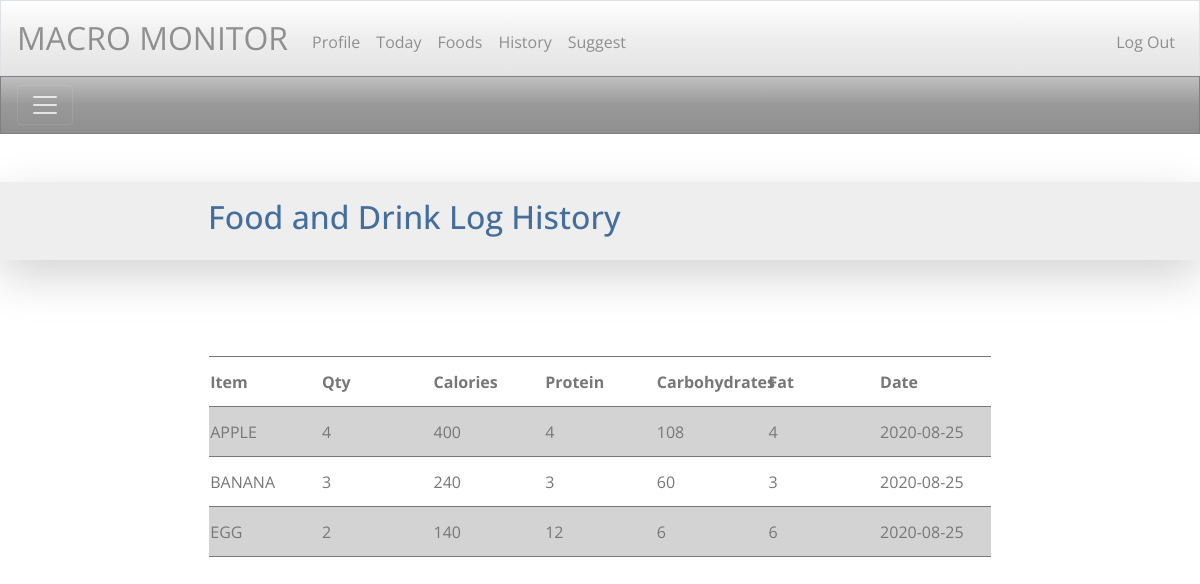
The app's page /history (signed in) with its own data.
### tables this page shows
CREATE TABLE 'log' ( 'entry' INTEGER PRIMARY KEY AUTOINCREMENT NOT NULL, 'food_id' INTEGER NOT NULL, 'qty' INTEGER NOT NULL,'date' DATE NOT NULL DEFAULT CURRENT_TIMESTAMP);

CREATE TABLE 'food' ('food_id' INTEGER PRIMARY KEY AUTOINCREMENT NOT NULL,'id' VARCHAR(255) NOT NULL, 'item' VARCHAR(255) NOT NULL, calories DECIMAL(5,1) NOT NULL, protein DECIMAL(5,1) NOT NULL, carbohydrates DECIMAL(5,1) NOT NULL, fat DECIMAL(5,1) NOT NULL);

### application.py (the view)
@app.route("/history")
@login_required
def history():
    log = db.execute("SELECT * FROM log JOIN food ON food.food_id = log.food_id WHERE id = :ident ORDER BY date DESC",
                        ident = session["user_id"])
    return render_template("history.html", log = log)

### application.py (called while the page is built)
@app.after_request
def after_request(response):
    response.headers["Cache-Control"] = "no-cache, no-store, must-revalidate"
    response.headers["Expires"] = 0
    response.headers["Pragma"] = "no-cache"
    return response

### helpers.py (called while the page is built)
def login_required(f):
    @wraps(f)
    def decorated_function(*args, **kwargs):
        if session.get("user_id") is None:
            return redirect("/login")
        return f(*args, **kwargs)
    return decorated_function

### templates/history.html (shortened to what this page needs)
{% extends "layout.html" %}
{% block main %}
    <div class="shadow-lg p-3 mt-5 mb-5 bg-light banner">
        <h2 class="pagetop">Food and Drink Log History</h2>
    </div>
    <div class="container col-9 p-5">
        <table class="index">
            <tr class="entry">
                <th>Item</th>
                <th>Qty</th>
                <th>Calories</th>
                <th>Protein</th>
                <th>Carbohydrates</th>
                <th>Fat</th>
                <th>Date</th>
            </tr>
            {% for row in log %}
            <tr class="entry">
                <td>{{row["item"]}}</td>
                <td>{{(row["qty"])|round}}</td>
                <td>{{(row["calories"]*row["qty"])|round}}</td>
                <td>{{(row["protein"]*row["qty"])|round}}</td>
                <td>{{(row["carbohydrates"]*row["qty"])|round}}</td>
                <td>{{(row["fat"]*row["qty"])|round}}</td>
                <td>{{row["date"]}}</td>
            </tr>
            {% endfor %}
        </table>
    </div>
{% endblock %}

### templates/layout.html (shortened to what this page needs)
<!DOCTYPE html>
<html lang="en">
    <head>
        <link href="https://stackpath.bootstrapcdn.com/bootswatch/4.5.2/spacelab/bootstrap.min.css" rel="stylesheet">
        <link href="/static/styles.css" rel="stylesheet">
    </head>
    <body>
        <div class="show" id="navbarToggleExternalContent">
            <nav class="navbar navbar-expand-md navbar-light bg-light border justify-content-end">
                <a class="navbar-brand" href="/"><span>MACRO MONITOR</span></a>
                <div class="collapse navbar-collapse" id="navbar">
                    {% if session.user_id %}
                        <ul class="navbar-nav mr-auto mt-2">
                            <li class="nav-item"><a class="nav-link" href="/">Profile</a></li>
                            <li class="nav-item"><a class="nav-link" href="/today">Today</a></li>
                            <li class="nav-item"><a class="nav-link" href="/food">Foods</a></li>
                            <li class="nav-item"><a class="nav-link" href="/history">History</a></li>
                            <li class="nav-item"><a class="nav-link" href="/suggest">Suggest</a></li>
                        </ul>
                        <ul class="navbar-nav ml-auto mt-2">
                            <li class="nav-item"><a class="nav-link" href="/logout">Log Out</a></li>
                        </ul>
                    {% else %}
                        <ul class="navbar-nav ml-auto mt-2">
                            <li class="nav-item"><a class="nav-link" href="/register">Register</a></li>
                            <li class="nav-item"><a class="nav-link" href="/login">Log In</a></li>
                        </ul>
                    {% endif %}
                </div>
            </nav>
        </div>
        <div>
            <nav class="navbar navbar-dark bg-dark">
                <button class="navbar-toggler" type="button" data-toggle="collapse" data-target="#navbarToggleExternalContent" aria-controls="navbarToggleExternalContent" aria-expanded="false" aria-label="Toggle navigation">
                  <span class="navbar-toggler-icon"></span>
                </button>
            </nav>
        </div>
        <main class="container-fluid">
            {% block main %}{% endblock %}
        </main>
    </body>
</html>

### static/styles.css (style rules this page uses)
nav .navbar-brand { font-size: xx-large; }
main { overflow-x: auto; text-align: center; }
.banner { width: 100vw; position: relative; left: 50%; right: 50%; margin-left: -50vw; margin-right: -50vw; }
.pagetop { text-align: left; color: #446e9b; margin-left: 16vw; }
.index tr:nth-child(even) { background:#D3D3D3; table-layout: fixed; width:100%; }
.index { table-layout: fixed; width:100%; }
.entry { text-align:left; border:solid; border-width:1px 0; height:50px; }
ul { list-style: none; padding-left: 0; text-align: left; position: relative; }

### records on screen
log: item "APPLE", qty "4", date "2020-08-25"
food: (row['calories']*row['qty'])|round "400", (row['protein']*row['qty'])|round "4", (row['carbohydrates']*row['qty'])|round "108", (row['fat']*row['qty'])|round "4"
log: item "BANANA", qty "3", date "2020-08-25"
food: (row['calories']*row['qty'])|round "240", (row['protein']*row['qty'])|round "3", (row['carbohydrates']*row['qty'])|round "60", (row['fat']*row['qty'])|round "3"
log: item "EGG", qty "2", date "2020-08-25"
food: (row['calories']*row['qty'])|round "140", (row['protein']*row['qty'])|round "12", (row['carbohydrates']*row['qty'])|round "6", (row['fat']*row['qty'])|round "6"
